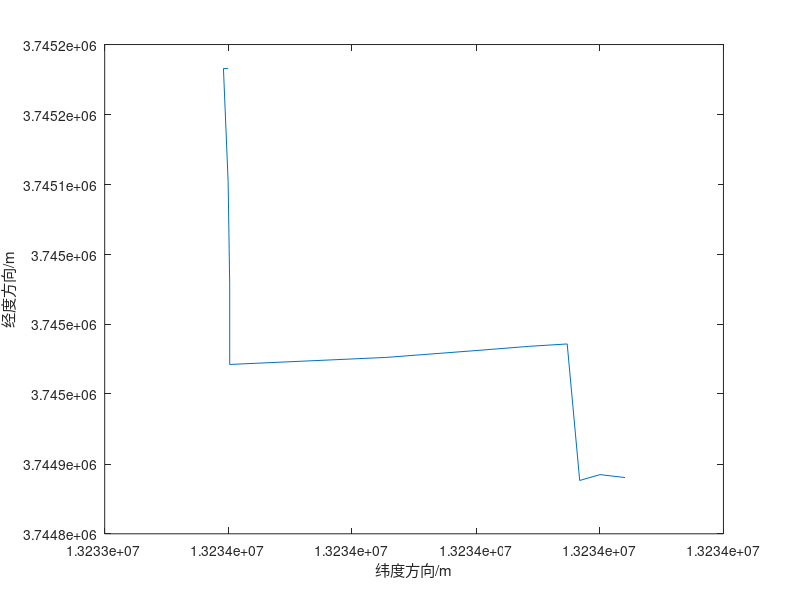

Recreate this plot in MATLAB.
clc
clear
close all

%load aaa.txt
data = load("coords_bd09mc.txt");
figure
plot(data(:,2),data(:,1))
xlabel("纬度方向/m")
ylabel("经度方向/m")
